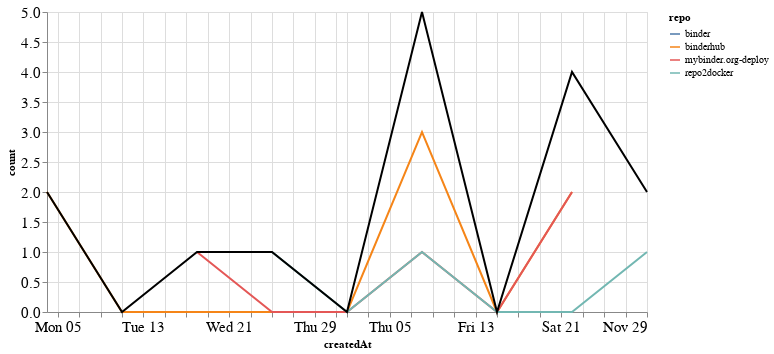

The notebook cell saved with this chart:
### Markdown cell above
## PRs

### Code cell
prs_time = prs.groupby('repo').resample('W', on='createdAt').count()['author'].reset_index()
prs_time = prs_time.rename(columns={'author': 'count'})
prs_time_total = prs_time.groupby('createdAt').agg({"count": "sum"}).reset_index()

ch1 = alt.Chart(prs_time, width=600).mark_line().encode(
    x='createdAt',
    y='count',
    color='repo',
    tooltip="repo"
)

ch2 = alt.Chart(prs_time_total, width=600).mark_line(color="black").encode(
    x='createdAt',
    y='count',
)

ch1 + ch2

### Figure 1 — Vega-Lite specification as saved in the notebook (floating-point values rounded to 4 significant figures)
{"config": {"axisLeft": {"labelFontSize": 15}, "axisBottom": {"labelFontSize": 15}}, "layer": [{"data": {"name": "data-2b7e04bc4e5985698538c0a7ab3ba666"}, "mark": "line", "encoding": {"color": {"type": "nominal", "field": "repo"}, "tooltip": {"type": "nominal", "field": "repo"}, "x": {"type": "temporal", "field": "createdAt"}, "y": {"type": "quantitative", "field": "count"}}, "width": 600}, {"data": {"name": "data-62943cf9728bb646f420d07579dc14bd"}, "mark": {"type": "line", "color": "black"}, "encoding": {"x": {"type": "temporal", "field": "createdAt"}, "y": {"type": "quantitative", "field": "count"}}, "width": 600}], "$schema": "https://vega.github.io/schema/vega-lite/v4.8.1.json", "datasets": {"data-2b7e04bc4e5985698538c0a7ab3ba666": [{"repo": "binder", "createdAt": "2020-11-29T00:00:00", "count": 1}, {"repo": "binderhub", "createdAt": "2020-10-04T00:00:00", "count": 2}, {"repo": "binderhub", "createdAt": "2020-10-11T00:00:00", "count": 0}, {"repo": "binderhub", "createdAt": "2020-10-18T00:00:00", "count": 0}, {"repo": "binderhub", "createdAt": "2020-10-25T00:00:00", "count": 0}, {"repo": "binderhub", "createdAt": "2020-11-01T00:00:00", "count": 0}, {"repo": "binderhub", "createdAt": "2020-11-08T00:00:00", "count": 3}, {"repo": "binderhub", "createdAt": "2020-11-15T00:00:00", "count": 0}, {"repo": "binderhub", "createdAt": "2020-11-22T00:00:00", "count": 2}, {"repo": "mybinder.org-deploy", "createdAt": "2020-10-18T00:00:00", "count": 1}, {"repo": "mybinder.org-deploy", "createdAt": "2020-10-25T00:00:00", "count": 0}, {"repo": "mybinder.org-deploy", "createdAt": "2020-11-01T00:00:00", "count": 0}, {"repo": "mybinder.org-deploy", "createdAt": "2020-11-08T00:00:00", "count": 1}, {"repo": "mybinder.org-deploy", "createdAt": "2020-11-15T00:00:00", "count": 0}, {"repo": "mybinder.org-deploy", "createdAt": "2020-11-22T00:00:00", "count": 2}, {"repo": "repo2docker", "createdAt": "2020-10-25T00:00:00", "count": 1}, {"repo": "repo2docker", "createdAt": "2020-11-01T00:00:00", "count": 0}, {"repo": "repo2docker", "createdAt": "2020-11-08T00:00:00", "count": 1}, {"repo": "repo2docker", "createdAt": "2020-11-15T00:00:00", "count": 0}, {"repo": "repo2docker", "createdAt": "2020-11-22T00:00:00", "count": 0}, {"repo": "repo2docker", "createdAt": "2020-11-29T00:00:00", "count": 1}], "data-62943cf9728bb646f420d07579dc14bd": [{"createdAt": "2020-10-04T00:00:00", "count": 2}, {"createdAt": "2020-10-11T00:00:00", "count": 0}, {"createdAt": "2020-10-18T00:00:00", "count": 1}, {"createdAt": "2020-10-25T00:00:00", "count": 1}, {"createdAt": "2020-11-01T00:00:00", "count": 0}, {"createdAt": "2020-11-08T00:00:00", "count": 5}, {"createdAt": "2020-11-15T00:00:00", "count": 0}, {"createdAt": "2020-11-22T00:00:00", "count": 4}, {"createdAt": "2020-11-29T00:00:00", "count": 2}]}}
